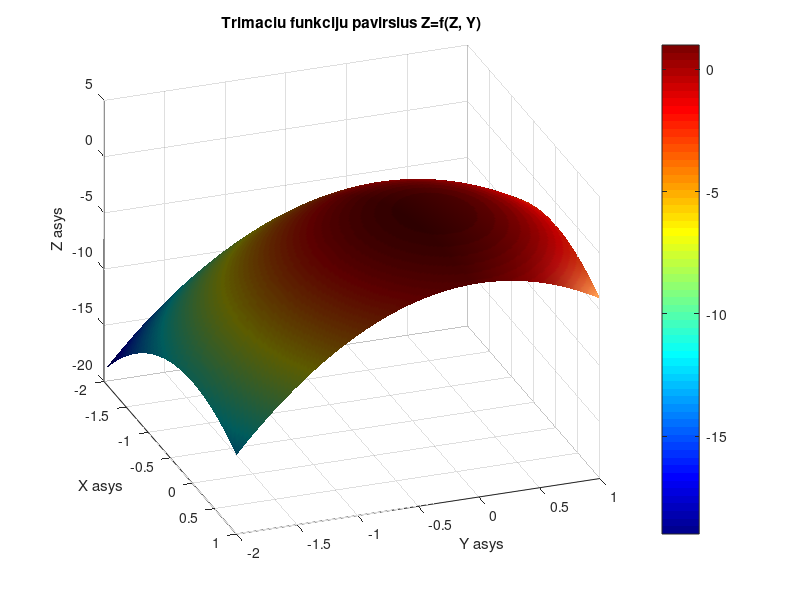
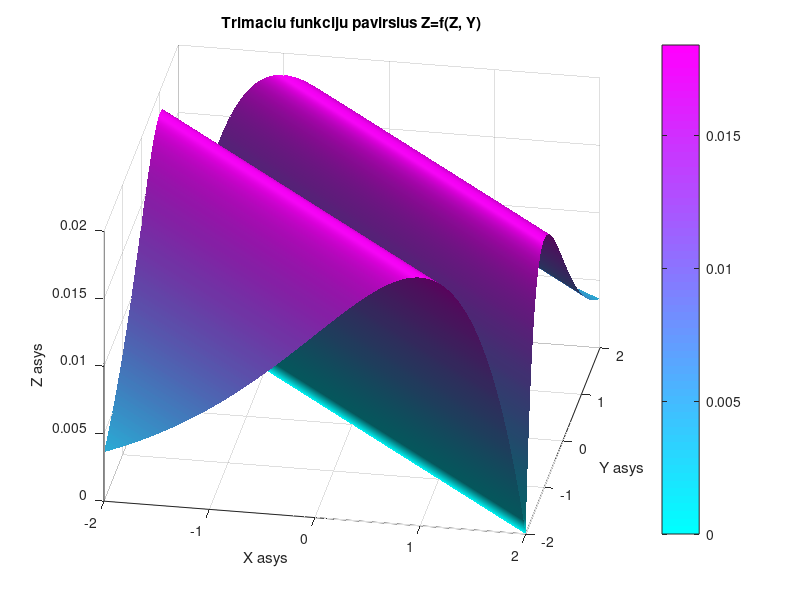
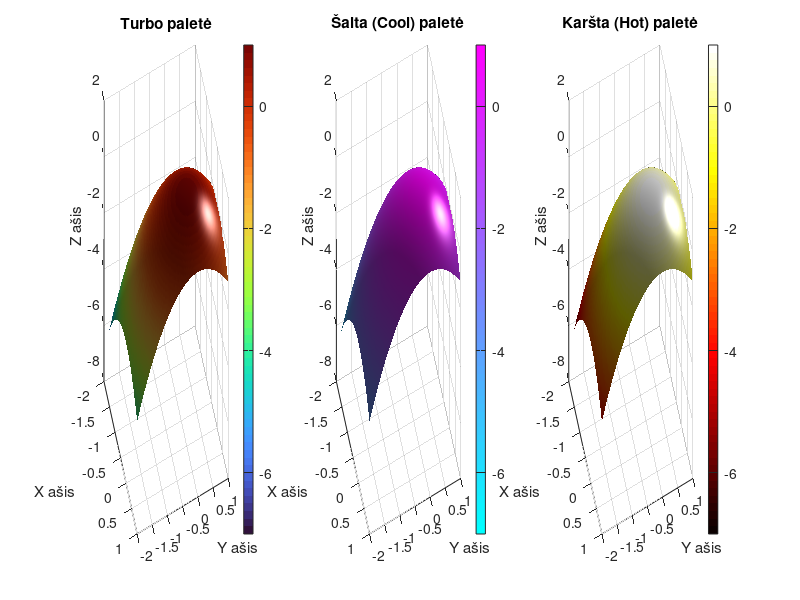

Source code (MATLAB) for these figures, in order:
% 4 laboratorinis 1 uzduotis, a) 12 variantas
x= linspace(-2, 1, 200);
y= linspace(-2, 1, 200);
[X, Y]= meshgrid(x, y);

Z = 1 - 2.*(X.^2) - 3.*(Y.^2);
figure('Color','w');
surf(X, Y, Z);
camlight left;
lighting gouraud;
shading interp;

view(70, 30);
colorbar;
colormap jet;
title('Trimaciu funkciju pavirsius Z=f(Z, Y)');
xlabel('X asys');
ylabel('Y asys');
zlabel('Z asys');
grid on;
%% b)
x= linspace(-2, 2, 200);
y= linspace(-2, 2, 200);
[X, Y]= meshgrid(x, y);

Z = sin(abs(X + Y) / 20) .* exp(-abs(X + Y));
figure('Color','w');
surf(X, Y, Z);
camlight left;
lighting gouraud;
shading interp;

view(10, 35);
colorbar;
colormap cool;
title('Trimaciu funkciju pavirsius Z=f(Z, Y)');
xlabel('X asys');
ylabel('Y asys');
zlabel('Z asys');
grid on;
%% papildoma uzduotis
x = linspace(-2, 1, 150);
y = linspace(-2, 1, 150);
[X, Y] = meshgrid(x, y);

Z = 1 - (X.^2 + Y.^2);

figure('Color', 'w');

subplot(1, 3, 1);
surf(X, Y, Z);
shading interp;
colormap(gca, 'turbo');
colorbar;
camlight left; 
lighting gouraud;
material shiny;
view(70, 30);
title('Turbo paletė');
xlabel('X ašis'); 
ylabel('Y ašis'); 
zlabel('Z ašis');
grid on;

subplot(1, 3, 2);
surf(X, Y, Z);
shading interp;
colormap(gca, 'cool');
colorbar;
camlight left; 
lighting gouraud;
material shiny;
view(70, 30);
title('Šalta (Cool) paletė');
xlabel('X ašis'); 
ylabel('Y ašis'); 
zlabel('Z ašis');
grid on;

subplot(1, 3, 3);
surf(X, Y, Z);
shading interp;
colormap(gca, 'hot');
colorbar;
camlight left; 
lighting gouraud;
material shiny;
view(70, 30);
title('Karšta (Hot) paletė');
xlabel('X ašis'); 
ylabel('Y ašis'); 
zlabel('Z ašis');
grid on;
